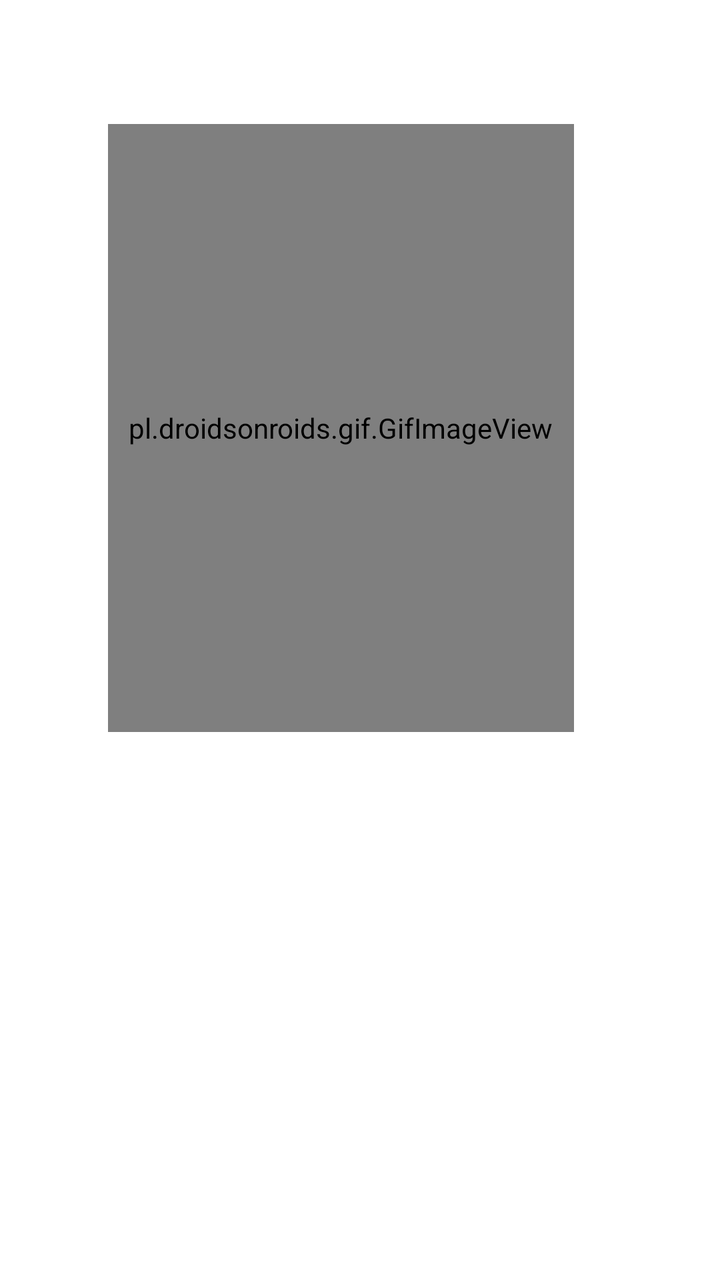
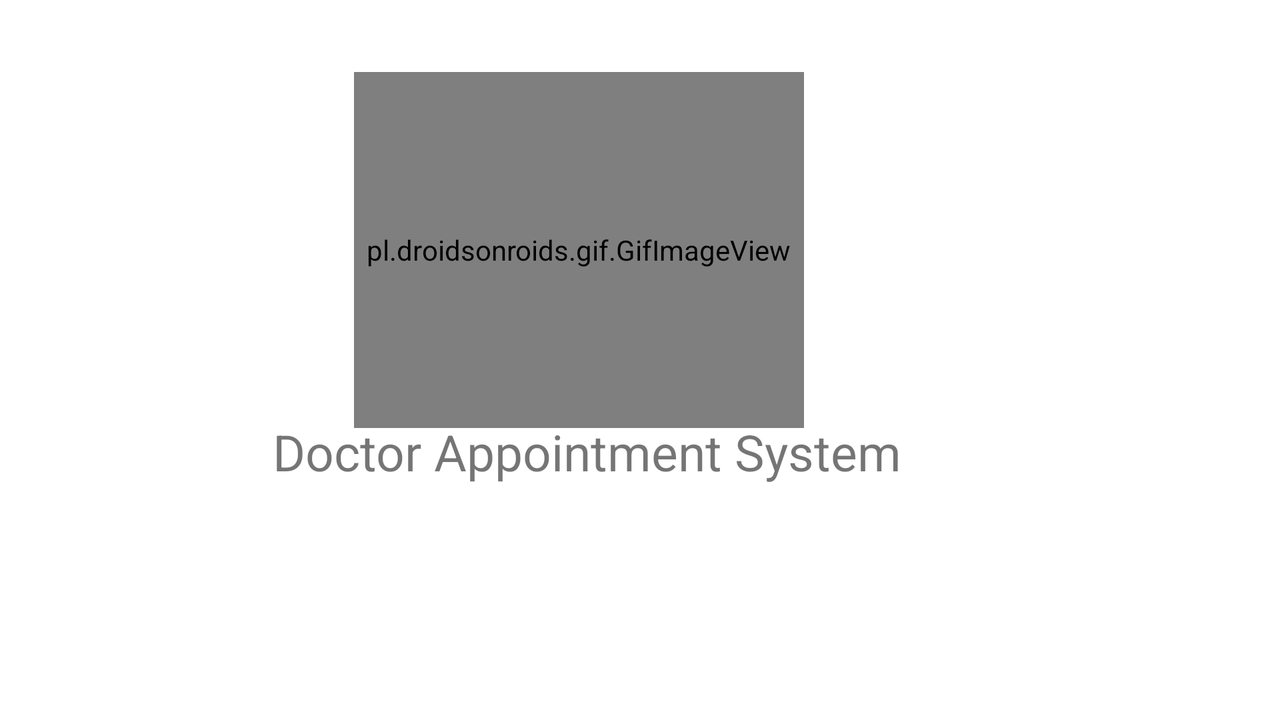

An Android layout and its configuration variant, each rendered on a device that would load it. The default file and the variant file are quoted in full after the pictures.
<!-- AndroidManifest.xml: application theme Theme.FinalDoctor -->
<!-- res/layout/activity_splash_screen.xml -->
<?xml version="1.0" encoding="utf-8"?>
<RelativeLayout xmlns:android="http://schemas.android.com/apk/res/android"
    xmlns:tools="http://schemas.android.com/tools"
    style="an"
    android:layout_width="match_parent"
    android:layout_height="match_parent"
    tools:context=".SplashScreen"
    tools:visibility="visible">

    <pl.droidsonroids.gif.GifImageView
        android:id="@+id/gif"
        android:layout_width="233dp"
        android:layout_height="304dp"
        android:layout_alignParentTop="true"
        android:layout_alignParentEnd="true"
        android:layout_marginTop="62dp"
        android:layout_marginEnd="73dp"
        android:src="@drawable/doctorgif" />

    <TextView
        android:id="@+id/textView5"
        android:layout_width="335dp"
        android:layout_height="42dp"
        android:layout_below="@+id/gif"
        android:layout_alignStart="@+id/gif"
        android:layout_alignEnd="@+id/gif"
        android:layout_alignParentBottom="true"
        android:layout_marginStart="-47dp"
        android:layout_marginTop="106dp"
        android:layout_marginEnd="-51dp"
        android:layout_marginBottom="217dp"
        android:text="@string/doctor_appointment_system"
        android:textSize="25sp" />

</RelativeLayout>
<!-- resources referenced by this layout -->
<resources>
  <string name="doctor_appointment_system">Doctor Appointment System</string>
  <style name="Theme.FinalDoctor" parent="Theme.MaterialComponents.DayNight.DarkActionBar">
          
          <item name="colorPrimary">#2196F3</item>
          <item name="colorPrimaryVariant">@color/purple_700</item>
          <item name="colorOnPrimary">@color/white</item>
          
          <item name="colorSecondary">@color/teal_200</item>
          <item name="colorSecondaryVariant">@color/teal_700</item>
          <item name="colorOnSecondary">@color/black</item>
          
          <item name="android:statusBarColor" tools:targetApi="l">?attr/colorPrimaryVariant</item>
          
      </style>
  <color name="purple_700">#FF3700B3</color>
  <color name="white">#FFFFFFFF</color>
  <color name="teal_200">#FF03DAC5</color>
  <color name="teal_700">#FF018786</color>
  <color name="black">#FF000000</color>
</resources>
<!-- res/layout-land/activity_splash_screen.xml (the repository's variant of the layout above) -->
<!-- drawn on the phone turned sideways -->
<?xml version="1.0" encoding="utf-8"?>
<RelativeLayout xmlns:android="http://schemas.android.com/apk/res/android"
    xmlns:tools="http://schemas.android.com/tools"
    style="an"
    android:layout_width="match_parent"
    android:layout_height="match_parent"
    tools:context=".SplashScreen"
    tools:visibility="visible">

    <pl.droidsonroids.gif.GifImageView
        android:id="@+id/gif"
        android:layout_width="225dp"
        android:layout_height="178dp"
        android:layout_alignParentTop="true"
        android:layout_alignParentEnd="true"
        android:layout_marginTop="36dp"
        android:layout_marginEnd="238dp"
        android:src="@drawable/doctorgif" />

    <TextView
        android:id="@+id/textView5"
        android:layout_width="335dp"
        android:layout_height="42dp"
        android:layout_alignStart="@+id/gif"
        android:layout_alignEnd="@+id/gif"
        android:layout_alignParentBottom="true"
        android:layout_marginStart="-41dp"
        android:layout_marginEnd="-57dp"
        android:layout_marginBottom="109dp"
        android:text="Doctor Appointment System"
        android:textSize="25sp" />

</RelativeLayout>
<!-- resources referenced by the variant -->
<!-- as the phone turned sideways resolves them -->
<resources>
  <style name="Theme.FinalDoctor" parent="Theme.MaterialComponents.DayNight.DarkActionBar">
          
          <item name="colorPrimary">#2196F3</item>
          <item name="colorPrimaryVariant">@color/purple_700</item>
          <item name="colorOnPrimary">@color/white</item>
          
          <item name="colorSecondary">@color/teal_200</item>
          <item name="colorSecondaryVariant">@color/teal_700</item>
          <item name="colorOnSecondary">@color/black</item>
          
          <item name="android:statusBarColor" tools:targetApi="l">?attr/colorPrimaryVariant</item>
          
      </style>
  <color name="purple_700">#FF3700B3</color>
  <color name="white">#FFFFFFFF</color>
  <color name="teal_200">#FF03DAC5</color>
  <color name="teal_700">#FF018786</color>
  <color name="black">#FF000000</color>
</resources>
